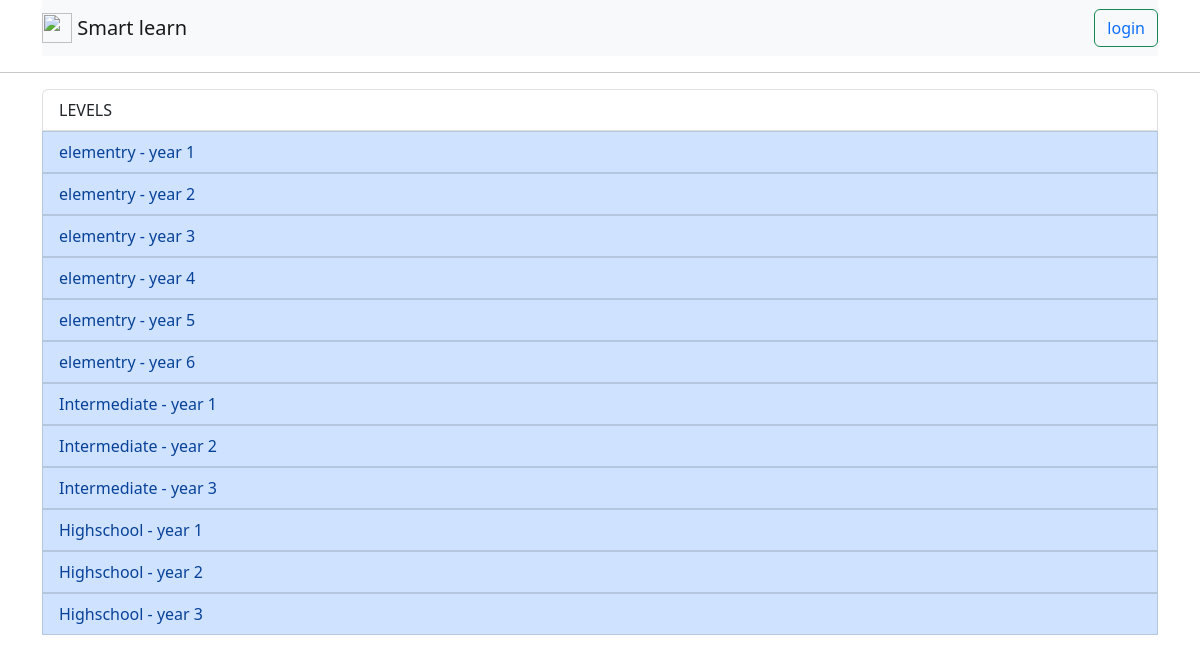
The page / on the database its author committed.
### smartapp/models.py (models this page shows)
class Level(models.Model):
    year = models.IntegerField(blank = True, null = True)
    category = models.CharField(max_length=30, blank = True, null = True)

### smartapp/views.py (the view)
# urls.py: 2. Add a URL to urlpatterns:  path('', views.home, name='home')
def home(request):
    levels = Level.objects.all()
    return render(request, 'smartapp/home.html',{"levels":levels})

### smartapp/templates/smartapp/home.html (shortened to what this page needs)
<!doctype html>
<html lang="en">
  <head>
    <link href="https://cdn.jsdelivr.net/npm/bootstrap@5.2.2/dist/css/bootstrap.min.css" rel="stylesheet">
  </head>
  <body>
          <div class="container">
            <nav class="navbar navbar-light bg-light">
              <a class="navbar-brand" href="/">
                <img src="https://encrypted-tbn0.gstatic.com/images?q=tbn:ANd9GcTJiyETMuvOkkxSc72RmHqiEpeJCnmsYRebtQ&usqp=CAU" width="30" height="30" class="d-inline-block align-top" alt="">
                Smart learn
              </a>
              <button class="btn btn-outline-success my-2 my-sm-0" type="submit"><a class="log" href="./admin">login</a></button>
            </nav>
          </div>
          <hr>
          <div class="container">
              <div class="list-group d-flex">
                <a href="#" class="list-group-item list-group-item-action bold">LEVELS</a>
                {% for level in levels %}
                <div class="justify-content-center" >
                    <a href="{% url 'level' level.id %}" class="list-group-item list-group-item-action list-group-item-primary">{{level.category}} - year {{level.year}}</a>
                </div>
                {% endfor %}
              </div>
          </div>
  </body>
</html>

### smartapp/templates/smartapp/home.html (style rules this page uses)
.log { text-decoration: none; }

### rows shown on the page
Level: category "elementry", year "1"
Level: category "elementry", year "2"
Level: category "elementry", year "3"
Level: category "elementry", year "4"
Level: category "elementry", year "5"
Level: category "elementry", year "6"
Level: category "Intermediate", year "1"
Level: category "Intermediate", year "2"
Level: category "Intermediate", year "3"
Level: category "Highschool", year "1"
Level: category "Highschool", year "2"
Level: category "Highschool", year "3"
